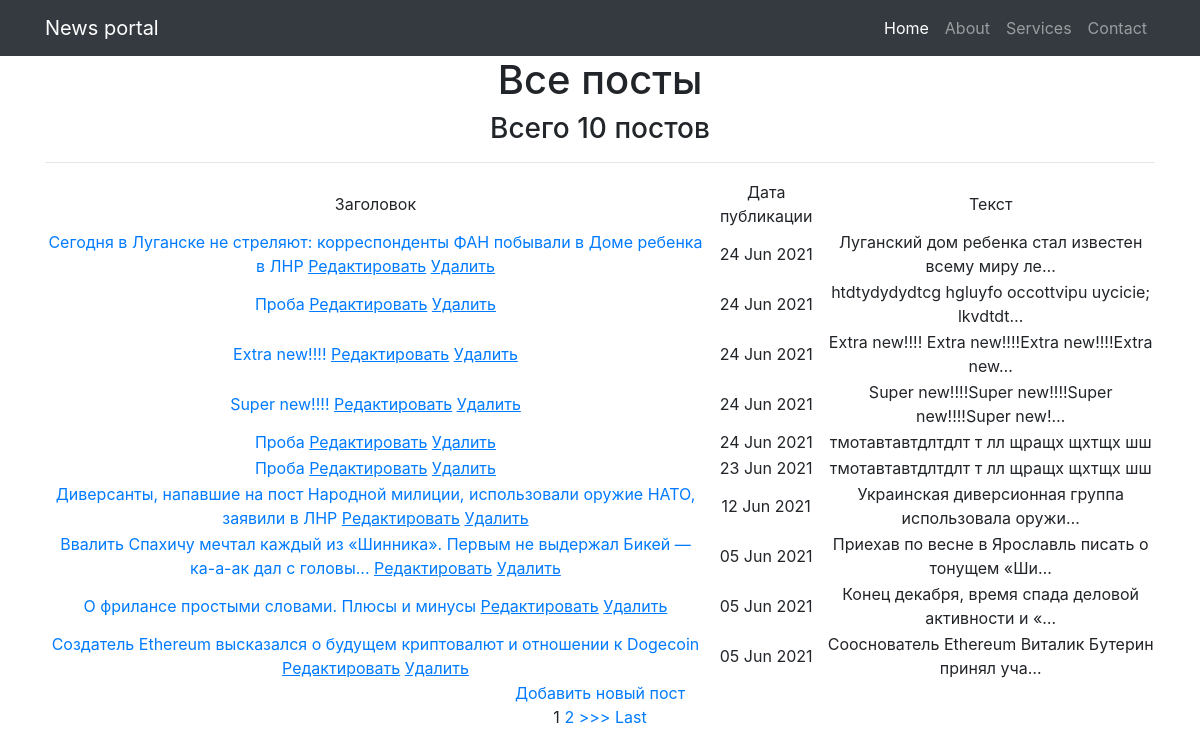
/, run on an earlier commit of the app's database.
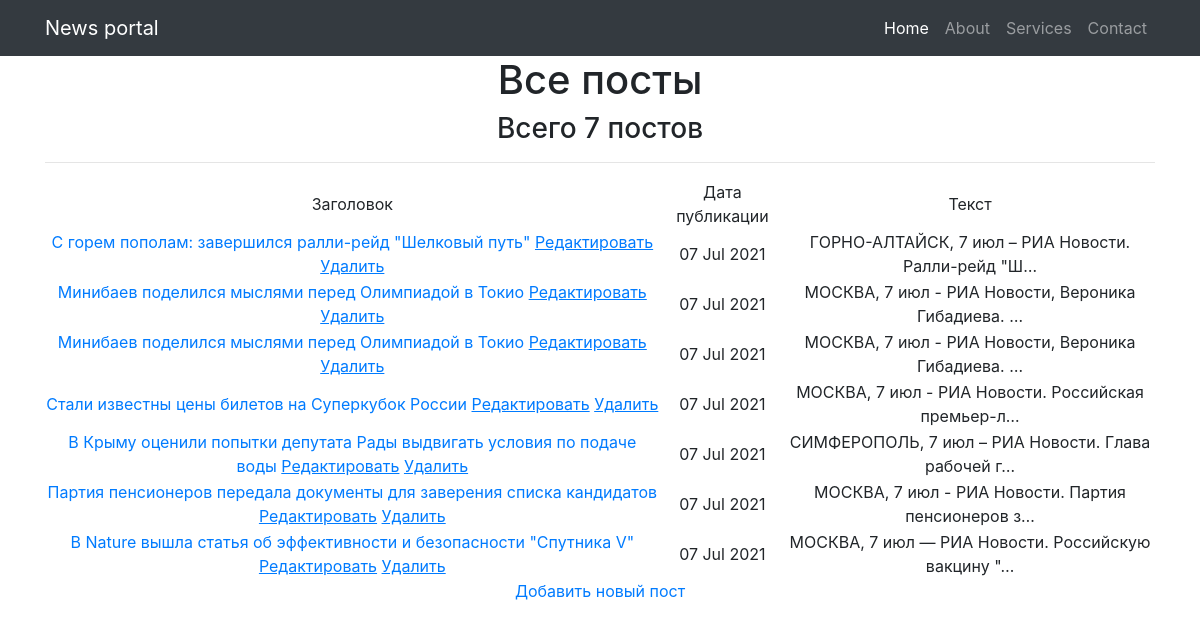
And on a later commit of the database.
### news/models.py (models this page shows, shortened)
class Post(models.Model):
    author = models.ForeignKey(Author, on_delete=models.CASCADE)
    NEWS = 'NW'
    ARTICLE = 'AR'
    RUBRIC = (
        (NEWS, 'Новость'), (ARTICLE, 'Статья')
    )
    categoryType = models.CharField(max_length=2, choices=RUBRIC, default=ARTICLE)
    time_post = models.DateTimeField(auto_now_add=True)
    postCategory = models.ManyToManyField(Category, through='PostCategory')
    title = models.CharField(max_length=128)
    text = models.TextField()
    rating = models.SmallIntegerField(default=0)
    class Meta:
        verbose_name = 'Публикация'
        verbose_name_plural = 'Публикации'

### news/views.py (the view)
# urls.py: path('', PostsList.as_view()),
class PostsList(ListView):
    model = Post
    template_name = 'posts.html'
    context_object_name = 'posts'
    queryset = Post.objects.order_by('-id')
    paginate_by = 10
    form_class = PostForm
    def get_filter(self):
        return PostsFilter(self.request.GET, queryset=super().get_queryset())
    def get_queryset(self):
        return self.get_filter().qs
    def get_context_data(self, **kwargs):
        context = super().get_context_data(**kwargs)
        context['time_now'] = datetime.utcnow()
        context['categories'] = Category.objects.all()
        return context

### news/templatetags/custom_filters.py (called while the page is built)
@register.filter(name='censor')  # регистрируем наш фильтр под именем Censor
def censor(text):
    for word in censored_words:
        if word in text:
            text = text.replace(word, '-censored-')
        else:
            continue
    return text

### news/templates/news/posts.html (shortened to what this page needs)
{% extends 'flatpages/default.html' %}
{% load custom_filters %}
{% block content %}
<h1>Все посты</h1>
<h3> Всего {{ posts|length }} постов </h3>
<hr>
{% if posts %}
    <table>
        <tr>
            <td>
                Заголовок
            </td>
            <td>
                Дата публикации
            </td>
            <td>
                Текст
            </td>
        </tr>
    {% for post in posts %}
        <tr>
            <td>
            <a href="{% url 'post_detail' post.id %}">{{ post.title }}</a>
            <a href="{% url 'post_update' post.id %}"><u>Редактировать</u></a>
            <a href="{% url 'post_delete' post.id %}"><u> Удалить </u></a>
        </td>
            <td>
                {{ post.time_post|date:'d M Y' }}
            </td>
            <td>
                {{ post.text|censor|truncatechars:50 }}
            </td>
        </tr>
    {% endfor %}
    </table>
<a href="{% url 'posts_create' %}">Добавить новый пост</a> <br>
{% if is_paginated %}
    {% for num in page_obj.paginator.page_range %}
        {% if page_obj.number == num %}
            <a>{{ num }}</a>
        {% elif num > page_obj.number|add:'-3' and num < page_obj.number|add:'3' %}
            <a href="?page={{ num }}">{{ num }}</a>
        {% endif %}
    {% endfor %}
    {% if page_obj.has_next %}
        <a href="?page={{ page_obj.next_page_number }}">>>></a>
        <a href="?page={{ page_obj.paginator.num_pages }}">Last</a>
    {%endif%}
{% endif %}
{% endif %}
{% endblock content %}

What changed in the data, as far as the page shows it:
removed Post: title "Сегодня в Луганске не стреляют: корреспонденты ФАН побывали в Доме ребенка в ЛНР", time_post "24 Jun 2021", text|censor "Луганский дом ребенка стал известен всему миру ле…"
removed Post: title "Проба", time_post "24 Jun 2021", text|censor "htdtydydydtcg hgluyfo occottvipu uycicie; lkvdtdt…"
removed Post: title "Extra new!!!!", time_post "24 Jun 2021", text|censor "Extra new!!!! Extra new!!!!Extra new!!!!Extra new…"
removed Post: title "Super new!!!!", time_post "24 Jun 2021", text|censor "Super new!!!!Super new!!!!Super new!!!!Super new!…"
removed Post: title "Проба", time_post "24 Jun 2021", text|censor "тмотавтавтдлтдлт т лл щращх щхтщх шш"
removed Post: title "Проба", time_post "23 Jun 2021", text|censor "тмотавтавтдлтдлт т лл щращх щхтщх шш"
removed Post: title "Диверсанты, напавшие на пост Народной милиции, использовали оружие НАТО, заявили в ЛНР", time_post "12 Jun 2021", text|censor "Украинская диверсионная группа использовала оружи…"
removed Post: title "Ввалить Спахичу мечтал каждый из «Шинника». Первым не выдержал Бикей — ка-а-ак дал с головы...", time_post "05 Jun 2021", text|censor "Приехав по весне в Ярославль писать о тонущем «Ши…"
removed Post: title "О фрилансе простыми словами. Плюсы и минусы", time_post "05 Jun 2021", text|censor "Конец декабря, время спада деловой активности и «…"
removed Post: title "Создатель Ethereum высказался о будущем криптовалют и отношении к Dogecoin", time_post "05 Jun 2021", text|censor "Сооснователь Ethereum Виталик Бутерин принял уча…"
added Post: title "С горем пополам: завершился ралли-рейд \"Шелковый путь\"", time_post "07 Jul 2021", text|censor "ГОРНО-АЛТАЙСК, 7 июл – РИА Новости. Ралли-рейд \"Ш…"
added Post: title "Минибаев поделился мыслями перед Олимпиадой в Токио", time_post "07 Jul 2021", text|censor "МОСКВА, 7 июл - РИА Новости, Вероника Гибадиева. …"
added Post: title "Минибаев поделился мыслями перед Олимпиадой в Токио", time_post "07 Jul 2021", text|censor "МОСКВА, 7 июл - РИА Новости, Вероника Гибадиева. …"
added Post: title "Стали известны цены билетов на Суперкубок России", time_post "07 Jul 2021", text|censor "МОСКВА, 7 июл - РИА Новости. Российская премьер-л…"
added Post: title "В Крыму оценили попытки депутата Рады выдвигать условия по подаче воды", time_post "07 Jul 2021", text|censor "СИМФЕРОПОЛЬ, 7 июл – РИА Новости. Глава рабочей г…"
added Post: title "Партия пенсионеров передала документы для заверения списка кандидатов", time_post "07 Jul 2021", text|censor "МОСКВА, 7 июл - РИА Новости. Партия пенсионеров з…"
added Post: title "В Nature вышла статья об эффективности и безопасности \"Спутника V\"", time_post "07 Jul 2021", text|censor "МОСКВА, 7 июл — РИА Новости. Российскую вакцину \"…"
Also different on the page:
{{ posts|length }}: "10" → "7"
list line gone: "1"
list line gone: "2"
text no longer shown: ">>> Last"
